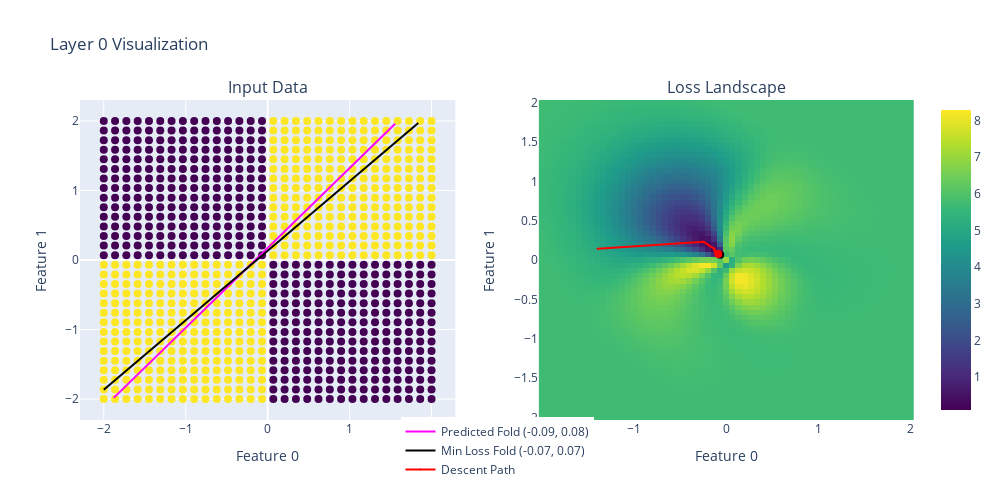
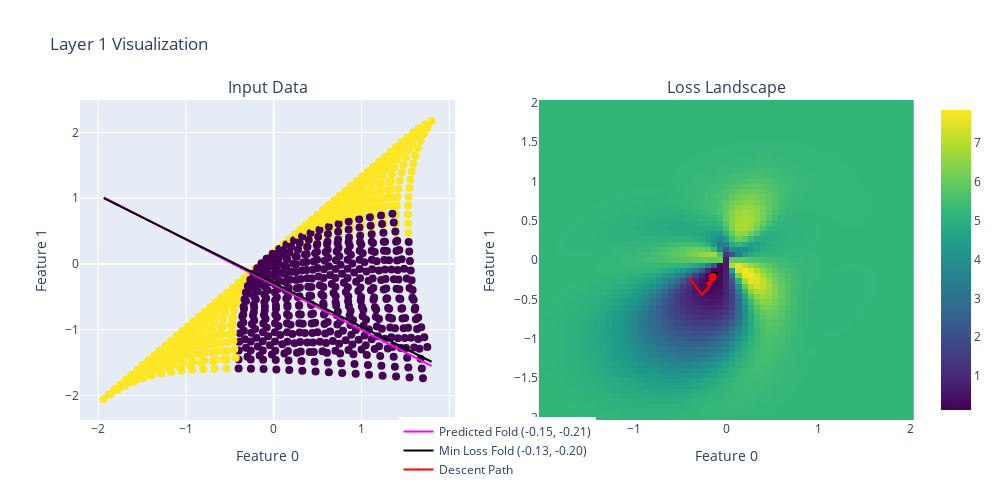

Notebook cell for these charts, in order:
### Code cell
reimport("from vis_helpers import *", globals())
max_score, best_folds = create_landscape(test, landscape_type="Loss", show_layers=None, create_plot=True, density=61, verbose=1)
